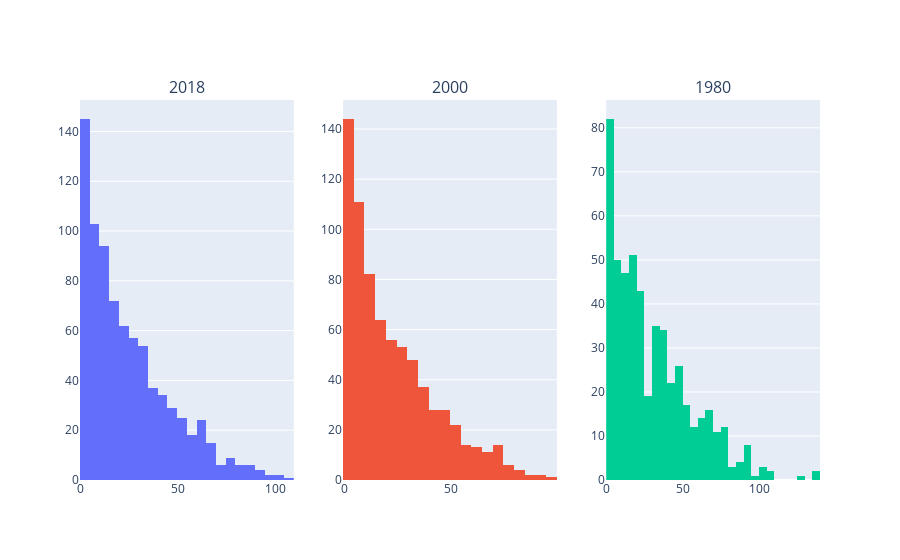

Notebook cell for this chart:
### Code cell
import plotly.graph_objects as go
from plotly.subplots import make_subplots

fig = make_subplots(rows=1, cols=3,
                    subplot_titles=('2018', '2000', '1980')
)
trace1 = go.Histogram(x=data_2018['PTS'])
trace2 = go.Histogram(x=data_2000['PTS'])
trace3 = go.Histogram(x=data_1980['PTS'])

fig.append_trace(trace1, 1, 1)
fig.append_trace(trace2, 1, 2)
fig.append_trace(trace3, 1, 3)

fig.update_layout(showlegend=False)

fig.show()

### Figure 1 — Plotly figure (JSON) as saved in the notebook; plotly's stock layout.template omitted (floating-point values rounded to 4 significant figures; data arrays with more than 128 entries replaced by an {"elided": "..."} marker saying what was removed)
{"data": [{"type": "histogram", "x": {"elided": "890 str values"}, "xaxis": "x", "yaxis": "y"}, {"type": "histogram", "x": {"elided": "838 str values"}, "xaxis": "x2", "yaxis": "y2"}, {"type": "histogram", "x": {"elided": "585 str values"}, "xaxis": "x3", "yaxis": "y3"}], "layout": {"annotations": [{"font": {"size": 16}, "showarrow": false, "text": "2018", "x": 0.1444, "xanchor": "center", "xref": "paper", "y": 1, "yanchor": "bottom", "yref": "paper"}, {"font": {"size": 16}, "showarrow": false, "text": "2000", "x": 0.5, "xanchor": "center", "xref": "paper", "y": 1, "yanchor": "bottom", "yref": "paper"}, {"font": {"size": 16}, "showarrow": false, "text": "1980", "x": 0.8556, "xanchor": "center", "xref": "paper", "y": 1, "yanchor": "bottom", "yref": "paper"}], "showlegend": false, "xaxis": {"anchor": "y", "domain": [0, 0.2889]}, "xaxis2": {"anchor": "y2", "domain": [0.3556, 0.6444]}, "xaxis3": {"anchor": "y3", "domain": [0.7111, 1]}, "yaxis": {"anchor": "x", "domain": [0, 1]}, "yaxis2": {"anchor": "x2", "domain": [0, 1]}, "yaxis3": {"anchor": "x3", "domain": [0, 1]}}}
